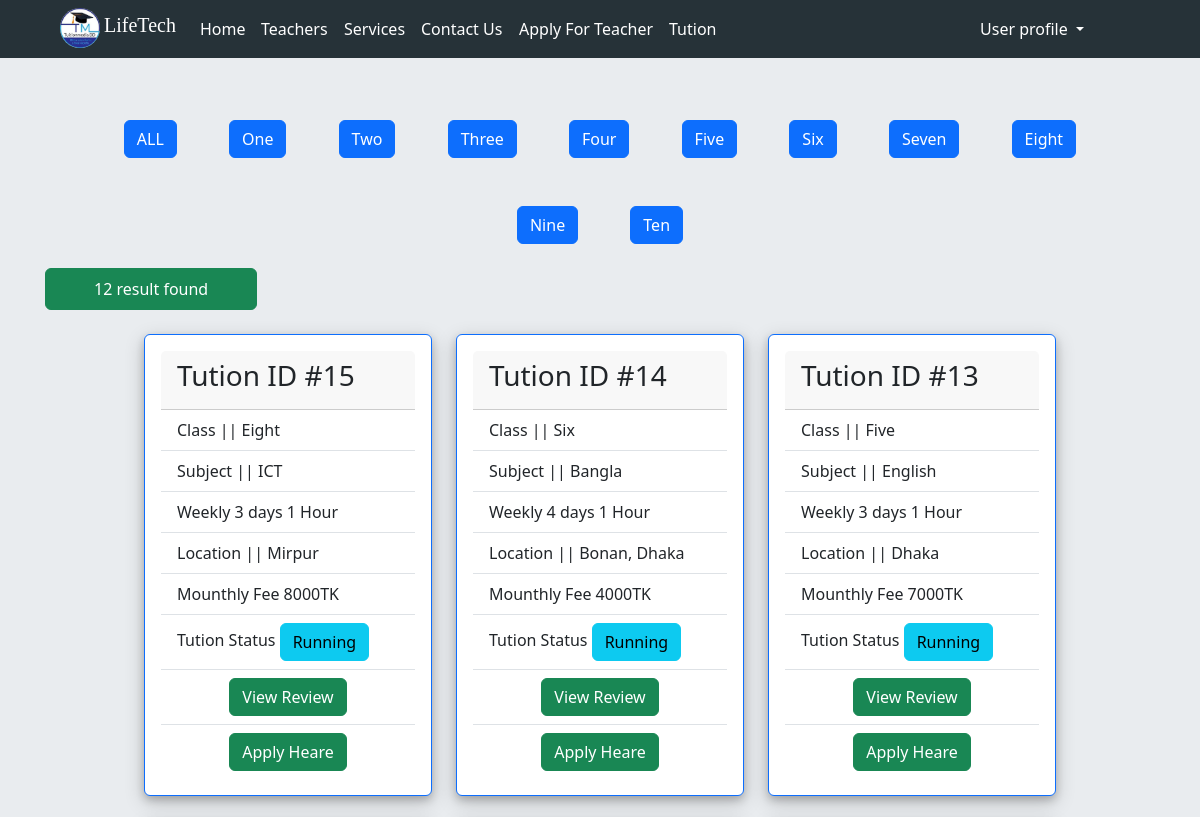
The page /tution/seeTution/ (signed in, upper part) on the database as committed earlier.
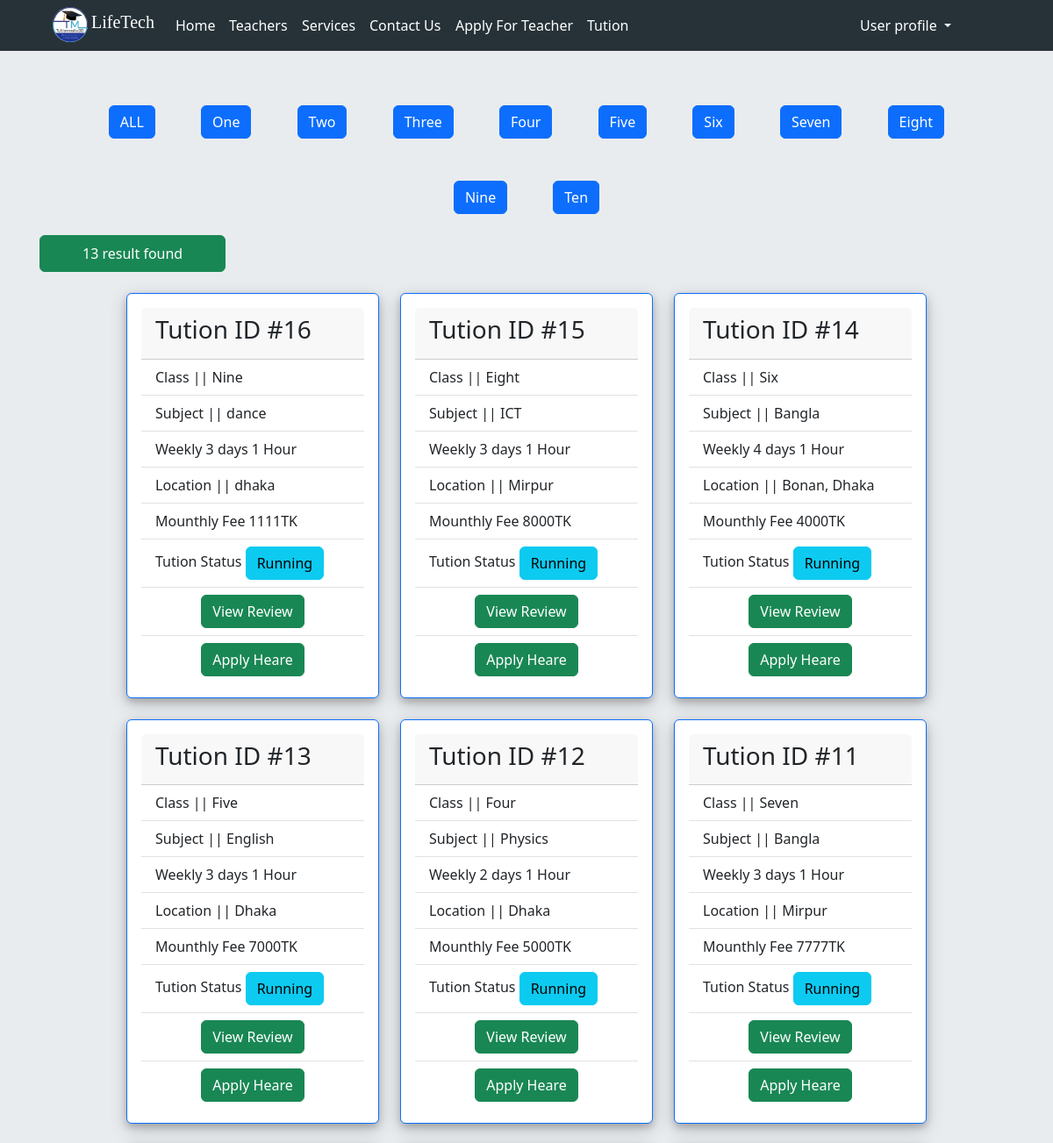
The same page on the database as committed later.
### tution/models.py (models this page shows)
class TutionClassModel(models.Model):
    name = models.CharField(max_length=100)
    slug = models.SlugField(max_length=100)
    def __str__(self):
        return self.name

class TutionModel(models.Model):
    tutionclass = models.ManyToManyField(TutionClassModel)
    subject = models.CharField(max_length=100)
    weekly_day = models.IntegerField()
    daily_time = models.IntegerField()
    location = models.CharField(max_length=200)
    fee = models.IntegerField()
    tution_status = models.CharField(max_length=30, choices=TUTION_STATUS, default='Running')

### tution/views.py (the view)
# urls.py: path('seeTution/',  views.seeTution, name='seeTution'),
@login_required
def seeTution(request, class_slug = None):
    data = models.TutionModel.objects.all()
    if class_slug is not None:
        tutionclass = models.TutionClassModel.objects.get(slug = class_slug)
        data = models.TutionModel.objects.filter(tutionclass = tutionclass)
    tutionclass = models.TutionClassModel.objects.all()
    return render(request, 'seeTution.html', {'data':data[::-1], 'tutionclass': tutionclass})

### tution/templates/seeTution.html (shortened to what this page needs)
{% extends "base.html" %}
{% load static %}
{% block content %}
<div class="container text-center">
    <a  class="btn btn-primary m-4" href="{% url 'seeTution' %}">ALL</a>
    {% for i in tutionclass %}
        <a href="{% url 'class_slug' i.slug %}" class="btn btn-primary m-4">{{i.name}}</a>
    {% endfor %}
</div>
<div class="container mb-5">
        <button class="px-5 py-2 mb-4 btn btn-success text-white">{{data | length}} result found</button>
        <div class="row  justify-content-center  gap-4">
            {% for i in data %}
            <div class="card border border-primary p-3" style="width: 18rem; box-shadow: 0 4px 8px 0 rgba(0, 0, 0, 0.2), 0 6px 20px 0 rgba(0, 0, 0, 0.19);">
                <div class="card-header">
                  <h3>Tution ID #{{i.id}}</h3>
                </div>
                <ul class="list-group list-group-flush">
                  <li class="list-group-item">Class ||
                    {% for se in i.tutionclass.all %}
                        {{se}}
                    {% endfor %}
                  </li>
                  <li class="list-group-item">Subject || {{i.subject}}</li>
                  <li class="list-group-item">Weekly {{i.weekly_day}} days {{i.daily_time}} Hour</li>
                  <li class="list-group-item">Location || {{i.location}} </li>
                  <li class="list-group-item">Mounthly Fee {{i.fee}}TK</li>
                  {% if i.tution_status == "Running"%}
                  <li class="list-group-item">Tution Status  <button class="btn btn-info">{{i.tution_status}}</button></li>
                  {% else %}
                  <li class="list-group-item">Tution Status  <button class="btn btn-danger">{{i.tution_status}}</button></li>
                  {% endif %}
                  {% if request.user.is_superuser %}
                  <li class="list-group-item text-center">
                    <a class="btn btn-success" href="{% url 'application' i.id %}">Application</a>
                    <a class="btn btn-success" href="{% url 'edit_tution' i.id %}">Edit</a>
                  </li>
                  <li class="list-group-item text-center">
                    <a class="btn btn-danger" href="{% url 'delete_tution' i.id %}">Delete</a>
                  </li>
                  <li class="list-group-item text-center">
                    <a class="btn btn-success" href="{% url 'tution_reviews' i.id %}">View Review</a>
                    </li>
                  {% else %}
                  <li class="list-group-item text-center">
                  <a class="btn btn-success" href="{% url 'tution_reviews' i.id %}">View Review</a>
                  </li>
                  <li class="list-group-item text-center">
                  <a class="btn btn-success" href="{% url 'apply_tution' i.id %}">Apply Heare</a>
                  </li>
                {% endif %}
                </ul>
              </div>
            {% endfor %}
        </div>
    </div>
{% endblock content %}

Rows that differ between the two databases and show on the page:
added TutionModel: id "16", subject "dance", weekly_day "3", daily_time "1", location "dhaka", fee "1111", tution_status "Running", TutionClassModel (name "Nine")
now on this page (row unchanged): TutionModel: id "12", subject "Physics", weekly_day "2", daily_time "1", location "Dhaka", fee "5000", tution_status "Running", TutionClassModel (name "Four")
now on this page (row unchanged): TutionModel: id "11", subject "Bangla", weekly_day "3", daily_time "1", location "Mirpur", fee "7777", tution_status "Running", TutionClassModel (name "Seven")
Other text that changed with them:
{{ data | length }}: "12" → "13"
